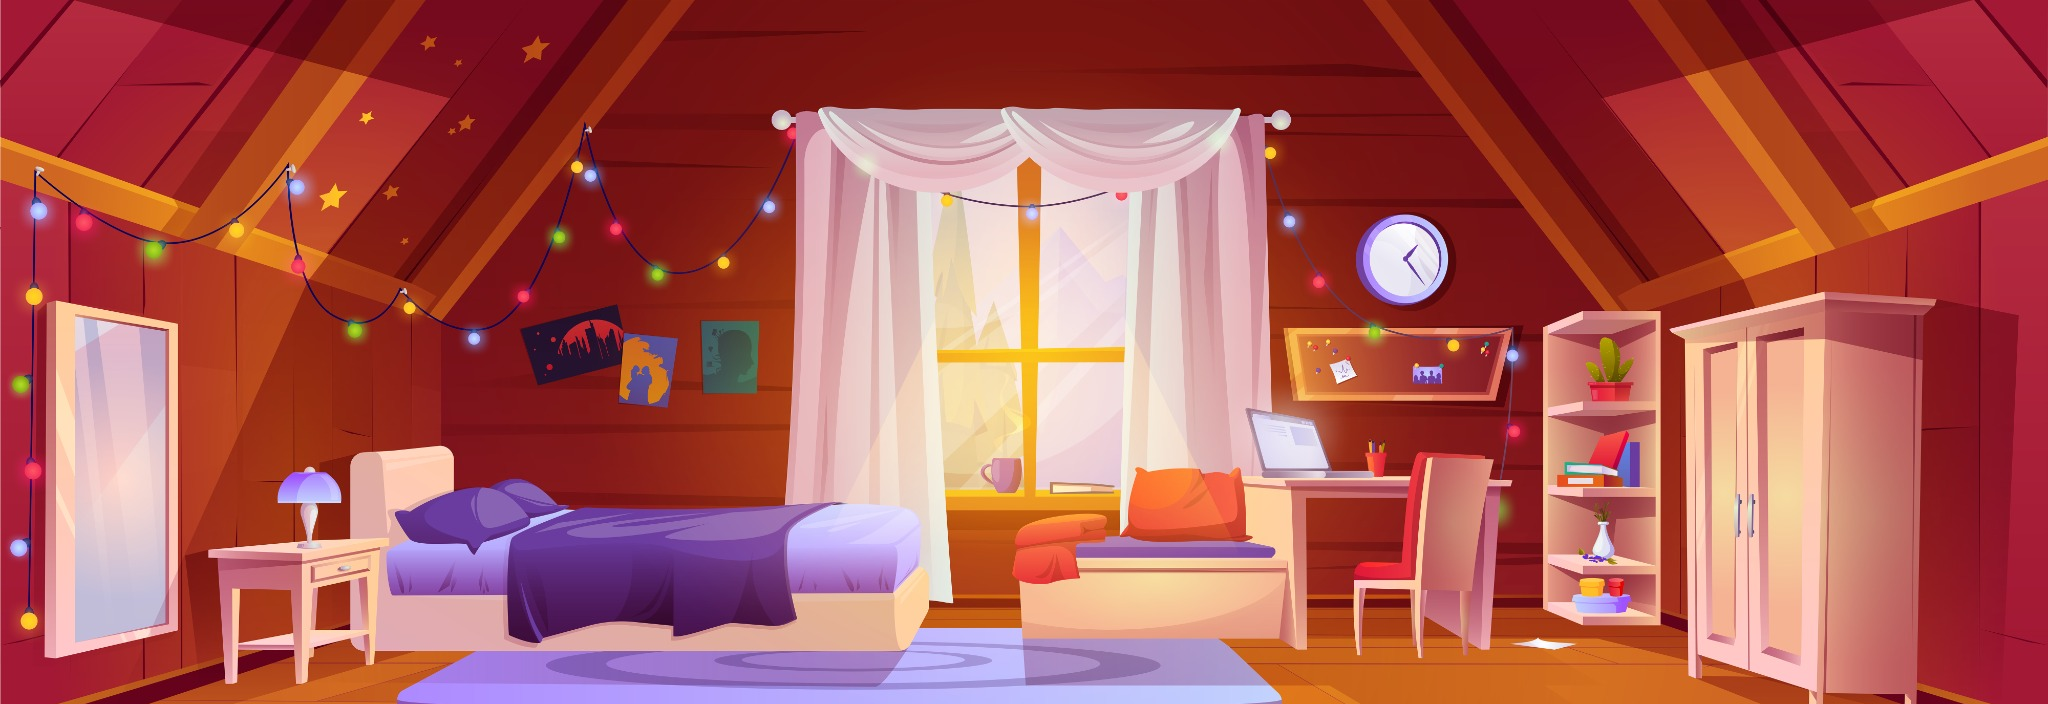

This game map was drawn from its Tiled (.tmx) file and the tilesets committed beside it. A one-line description and the full map source follow:
An orthogonal 32x11 tile map with 64x64 px tiles, 1 tile layer (Background) and 6 objects (2x wall, ground, item, wardrobe, player).

<map version="1.10" tiledversion="1.11.2" orientation="orthogonal" renderorder="right-down" width="32" height="11" tilewidth="64" tileheight="64" infinite="0" nextlayerid="4" nextobjectid="32">
 <tileset firstgid="1" source="bedroom_tiled_64x64.tsx" />
 <layer id="1" name="Background" class="Background" width="32" height="11">
  <data encoding="csv">
1,2,3,4,5,6,7,8,9,10,11,12,13,14,15,16,17,18,19,20,21,22,23,24,25,26,27,28,29,30,31,32,
33,34,35,36,37,38,39,40,41,42,43,44,45,46,47,48,49,50,51,52,53,54,55,56,57,58,59,60,61,62,63,64,
65,66,67,68,69,70,71,72,73,74,75,76,77,78,79,80,81,82,83,84,85,86,87,88,89,90,91,92,93,94,95,96,
97,98,99,100,101,102,103,104,105,106,107,108,109,110,111,112,113,114,115,116,117,118,119,120,121,122,123,124,125,126,127,128,
129,130,131,132,133,134,135,136,137,138,139,140,141,142,143,144,145,146,147,148,149,150,151,152,153,154,155,156,157,158,159,160,
161,162,163,164,165,166,167,168,169,170,171,172,173,174,175,176,177,178,179,180,181,182,183,184,185,186,187,188,189,190,191,192,
193,194,195,196,197,198,199,200,201,202,203,204,205,206,207,208,209,210,211,212,213,214,215,216,217,218,219,220,221,222,223,224,
225,226,227,228,229,230,231,232,233,234,235,236,237,238,239,240,241,242,243,244,245,246,247,248,249,250,251,252,253,254,255,256,
257,258,259,260,261,262,263,264,265,266,267,268,269,270,271,272,273,274,275,276,277,278,279,280,281,282,283,284,285,286,287,288,
289,290,291,292,293,294,295,296,297,298,299,300,301,302,303,304,305,306,307,308,309,310,311,312,313,314,315,316,317,318,319,320,
321,322,323,324,325,326,327,328,329,330,331,332,333,334,335,336,337,338,339,340,341,342,343,344,345,346,347,348,349,350,351,352
</data>
 </layer>
 <objectgroup id="2" name="Collisions" class="Background">
  <object id="17" name="ground" type="ground" x="0" y="688" width="2048" height="16" />
  <object id="22" name="potion" type="item" x="960" y="544" width="48" height="80">
   <properties>
    <property name="imagePath" value="items/potion_1.png" />
   </properties>
  </object>
  <object id="24" name="wall" type="wall" x="0" y="0" width="320" height="688" />
  <object id="25" name="wall" type="wall" x="1744" y="0" width="304" height="688" />
  <object id="31" name="wardrobe" type="wardrobe" x="1680" y="320" width="240" height="368" />
 </objectgroup>
 <objectgroup id="3" name="SpawnPoints" class="SpawnPoints">
  <object id="16" name="player" type="player" x="576" y="352" width="224" height="304" />
 </objectgroup>
</map>
